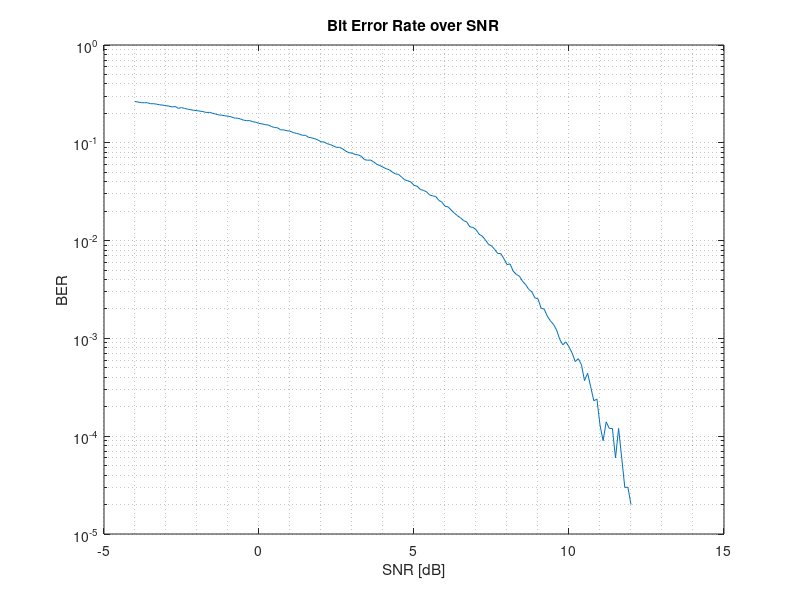

Here is the MATLAB script that generated this plot:
n_bits = 100000; % Anzahl simulierter Bits 
SNR_dB = -4:0.1:12; %Simulierter SNR Bereich 
BER = zeros(1,length(SNR_dB)); %Ergebnisvektor 
 
for k = 1:length(SNR_dB) 
    disp('SNR = ') %Fortschrittsanzeige in Konsole 
    disp(SNR_dB(k))
     
    %BPSK-Signal Generierung 
    bits_tx = randi([0,1],n_bits,1); 
    signal_tx = 2*bits_tx-1; 
     
    %Rauschen 
    noise = sqrt(db2pow(-SNR_dB(k))).*randn(n_bits,1); 
     
    %AWGN-Kanal => Empfangssingal = Signal + Rauschen 
    signal_rx = signal_tx + noise; 
     
    %Demodulation 
    bits_rx = (sign(signal_rx)+1)/2; 
     
    %Fehlerberechnung 
    error_vector = abs(bits_rx-bits_tx); 
    BER(k) = sum(error_vector)/n_bits;    
end 
 
semilogy(SNR_dB, BER);
grid minor
title('Bit Error Rate over SNR')
xlabel('SNR [dB]')
ylabel('BER')
